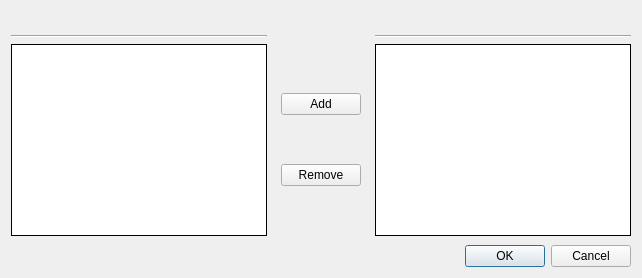
<?xml version="1.0" encoding="UTF-8"?>
<ui version="4.0">
 <class>ShuttleDialog</class>
 <widget class="QDialog" name="ShuttleDialog">
  <property name="geometry">
   <rect>
    <x>0</x>
    <y>0</y>
    <width>648</width>
    <height>348</height>
   </rect>
  </property>
  <property name="sizePolicy">
   <sizepolicy hsizetype="Preferred" vsizetype="Preferred">
    <horstretch>0</horstretch>
    <verstretch>0</verstretch>
   </sizepolicy>
  </property>
  <property name="minimumSize">
   <size>
    <width>560</width>
    <height>252</height>
   </size>
  </property>
  <property name="maximumSize">
   <size>
    <width>100000</width>
    <height>100000</height>
   </size>
  </property>
  <property name="windowTitle">
   <string>Dialog</string>
  </property>
  <layout class="QVBoxLayout" name="verticalLayout_2">
   <property name="spacing">
    <number>9</number>
   </property>
   <property name="sizeConstraint">
    <enum>QLayout::SetFixedSize</enum>
   </property>
   <item>
    <layout class="QGridLayout" name="gridLayout">
     <property name="horizontalSpacing">
      <number>14</number>
     </property>
     <property name="verticalSpacing">
      <number>6</number>
     </property>
     <item row="0" column="0">
      <widget class="QLabel" name="leftLabel">
       <property name="sizePolicy">
        <sizepolicy hsizetype="Preferred" vsizetype="Fixed">
         <horstretch>0</horstretch>
         <verstretch>0</verstretch>
        </sizepolicy>
       </property>
       <property name="font">
        <font>
         <family>Segoe UI Semibold</family>
         <pointsize>10</pointsize>
         <weight>9</weight>
         <italic>false</italic>
         <bold>false</bold>
        </font>
       </property>
       <property name="styleSheet">
        <string notr="true">font: 75 10pt &quot;Segoe UI Semibold&quot;;</string>
       </property>
       <property name="text">
        <string/>
       </property>
       <property name="textFormat">
        <enum>Qt::AutoText</enum>
       </property>
       <property name="alignment">
        <set>Qt::AlignHCenter|Qt::AlignTop</set>
       </property>
      </widget>
     </item>
     <item row="0" column="1">
      <widget class="QLabel" name="blankLabel">
       <property name="sizePolicy">
        <sizepolicy hsizetype="Preferred" vsizetype="Fixed">
         <horstretch>0</horstretch>
         <verstretch>0</verstretch>
        </sizepolicy>
       </property>
       <property name="text">
        <string/>
       </property>
      </widget>
     </item>
     <item row="0" column="2">
      <widget class="QLabel" name="rightLabel">
       <property name="sizePolicy">
        <sizepolicy hsizetype="Preferred" vsizetype="Fixed">
         <horstretch>0</horstretch>
         <verstretch>0</verstretch>
        </sizepolicy>
       </property>
       <property name="styleSheet">
        <string notr="true">font: 75 10pt &quot;Segoe UI Semibold&quot;;</string>
       </property>
       <property name="text">
        <string/>
       </property>
       <property name="alignment">
        <set>Qt::AlignHCenter|Qt::AlignTop</set>
       </property>
      </widget>
     </item>
     <item row="2" column="0">
      <widget class="QListView" name="leftListView">
       <property name="font">
        <font>
         <pointsize>8</pointsize>
        </font>
       </property>
       <property name="frameShape">
        <enum>QFrame::Box</enum>
       </property>
       <property name="frameShadow">
        <enum>QFrame::Plain</enum>
       </property>
       <property name="lineWidth">
        <number>1</number>
       </property>
       <property name="editTriggers">
        <set>QAbstractItemView::NoEditTriggers</set>
       </property>
      </widget>
     </item>
     <item row="2" column="1">
      <layout class="QVBoxLayout" name="verticalLayout">
       <property name="spacing">
        <number>0</number>
       </property>
       <item>
        <widget class="QPushButton" name="addButton">
         <property name="text">
          <string>Add</string>
         </property>
        </widget>
       </item>
       <item>
        <widget class="QPushButton" name="removeButton">
         <property name="text">
          <string>Remove</string>
         </property>
        </widget>
       </item>
      </layout>
     </item>
     <item row="2" column="2">
      <widget class="QListView" name="rightListView">
       <property name="font">
        <font>
         <pointsize>8</pointsize>
        </font>
       </property>
       <property name="frameShape">
        <enum>QFrame::Box</enum>
       </property>
       <property name="frameShadow">
        <enum>QFrame::Plain</enum>
       </property>
       <property name="lineWidth">
        <number>1</number>
       </property>
       <property name="editTriggers">
        <set>QAbstractItemView::NoEditTriggers</set>
       </property>
      </widget>
     </item>
     <item row="1" column="0">
      <widget class="Line" name="line">
       <property name="orientation">
        <enum>Qt::Horizontal</enum>
       </property>
      </widget>
     </item>
     <item row="1" column="2">
      <widget class="Line" name="line_2">
       <property name="orientation">
        <enum>Qt::Horizontal</enum>
       </property>
      </widget>
     </item>
    </layout>
   </item>
   <item>
    <widget class="QDialogButtonBox" name="buttonBox">
     <property name="orientation">
      <enum>Qt::Horizontal</enum>
     </property>
     <property name="standardButtons">
      <set>QDialogButtonBox::Cancel|QDialogButtonBox::Ok</set>
     </property>
    </widget>
   </item>
  </layout>
 </widget>
 <resources/>
 <connections>
  <connection>
   <sender>buttonBox</sender>
   <signal>accepted()</signal>
   <receiver>ShuttleDialog</receiver>
   <slot>accept()</slot>
   <hints>
    <hint type="sourcelabel">
     <x>248</x>
     <y>254</y>
    </hint>
    <hint type="destinationlabel">
     <x>157</x>
     <y>274</y>
    </hint>
   </hints>
  </connection>
  <connection>
   <sender>buttonBox</sender>
   <signal>rejected()</signal>
   <receiver>ShuttleDialog</receiver>
   <slot>reject()</slot>
   <hints>
    <hint type="sourcelabel">
     <x>316</x>
     <y>260</y>
    </hint>
    <hint type="destinationlabel">
     <x>286</x>
     <y>274</y>
    </hint>
   </hints>
  </connection>
 </connections>
</ui>
